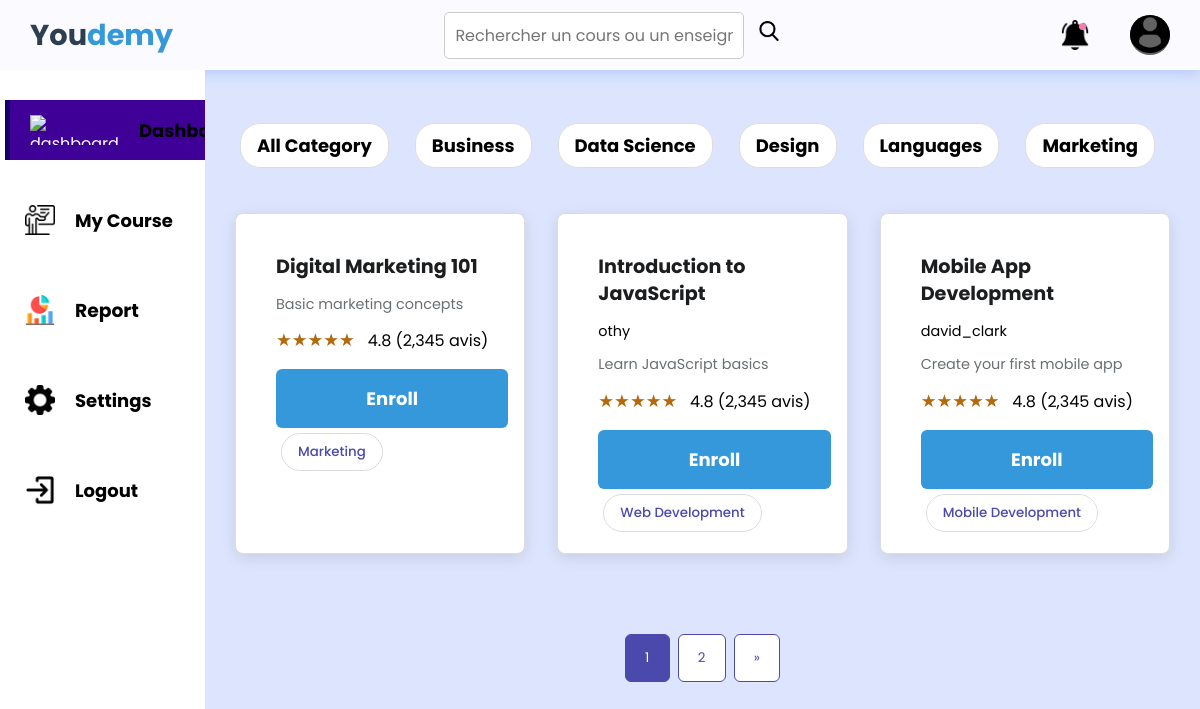
The app's page /src/Views/student/index.php (signed in) with its own data.
### tables this page shows
CREATE TABLE CATEGORY (
    id INT PRIMARY KEY AUTO_INCREMENT,
    category VARCHAR(200)
);

CREATE TABLE COURSES (
    id INT PRIMARY KEY AUTO_INCREMENT,
    title VARCHAR(200),
    description VARCHAR(200),
    content TEXT,
    category_id INT,
    user_id INT,
    FOREIGN KEY (user_id) REFERENCES USERS(id) ON DELETE CASCADE ON UPDATE CASCADE,
    FOREIGN KEY (category_id) REFERENCES CATEGORY(id) ON DELETE SET NULL ON UPDATE CASCADE
);

CREATE TABLE USERS (
    id INT PRIMARY KEY AUTO_INCREMENT,
    username VARCHAR(200),
    email VARCHAR(200) UNIQUE,
    password VARCHAR(200),
    role ENUM('Student', 'Teacher', 'Admin'),
    account_status ENUM('Not Activated', 'Activated', 'Suspended', 'Deleted')
);

### src/Views/Student/index.php (the view, shortened to what this page needs)
<?php
$db = new DatabaseConnexion();
$conn = $db->connect();
$categorys = $conn->query("SELECT * FROM CATEGORY ORDER BY category")->fetchAll(PDO::FETCH_ASSOC);
$page = isset($_GET['page']) ? (int)$_GET['page'] : 1;
$perPage = 3;
$offset = ($page - 1) * $perPage;
try {
    $stmt = $conn->prepare("
        SELECT
            c.id,
            c.title,
            c.description,
            c.content AS contenu,
            c.category_id AS category_id,
            cat.category AS category_name,
            c.user_id AS teacher,
            u.username,
            GROUP_CONCAT(t.tag SEPARATOR ', ') AS tags
        FROM
            COURSES c
        LEFT JOIN
            CATEGORY cat ON cat.id = c.category_id
        LEFT JOIN
            USERS u ON u.id = c.user_id
        LEFT JOIN
            CourseTag ct ON c.id = ct.course_id
        LEFT JOIN
            TAGS t ON ct.tag_id = t.id
        GROUP BY
            c.id, c.title, c.description, c.content, c.category_id, cat.category, c.user_id, u.username
        ORDER BY
            c.title
        LIMIT :limit OFFSET :offset
    ");
    $stmt->bindValue(':limit', $perPage, PDO::PARAM_INT);
    $stmt->bindValue(':offset', $offset, PDO::PARAM_INT);
    $stmt->execute();
    $courses = $stmt->fetchAll(PDO::FETCH_ASSOC);
    $totalCourses = $conn->query("SELECT COUNT(*) FROM COURSES")->fetchColumn();
    $totalPages = ceil($totalCourses / $perPage);
} catch (PDOException $e) {
    error_log("Database error: " . $e->getMessage());
    $courses = [];
}
$search = isset($_GET['search']) ? $_GET['search'] : '';
$category = isset($_GET['category']) ? (int)$_GET['category'] : 0;
try {
    $sql = "
        SELECT
            c.id,
            c.title,
            c.description,
            c.content AS contenu,
            c.category_id AS category_id,
            cat.category AS category_name,
            c.user_id AS teacher,
            u.username,
            GROUP_CONCAT(t.tag SEPARATOR ', ') AS tags
        FROM
            COURSES c
        LEFT JOIN
            CATEGORY cat ON cat.id = c.category_id
        LEFT JOIN
            USERS u ON u.id = c.user_id
        LEFT JOIN
            CourseTag ct ON c.id = ct.course_id
        LEFT JOIN
            TAGS t ON ct.tag_id = t.id
        WHERE
            (:search = '' OR c.title LIKE :search OR t.tag LIKE :search OR u.username LIKE :search)
            AND (:category = 0 OR c.category_id = :category)
        GROUP BY
            c.id, c.title, c.description, c.content, c.category_id, cat.category, c.user_id, u.username
        ORDER BY
            c.title
        LIMIT :limit OFFSET :offset
    ";
    $stmt = $conn->prepare($sql);
    $stmt->bindValue(':search', '%' . $search . '%', PDO::PARAM_STR);
    $stmt->bindValue(':category', $category, PDO::PARAM_INT);
    $stmt->bindValue(':limit', $perPage, PDO::PARAM_INT);
    $stmt->bindValue(':offset', $offset, PDO::PARAM_INT);
    $stmt->execute();
    $courses = $stmt->fetchAll(PDO::FETCH_ASSOC);
    $totalCoursesQuery = "
        SELECT COUNT(DISTINCT c.id)
        FROM COURSES c
        LEFT JOIN CourseTag ct ON c.id = ct.course_id
        LEFT JOIN TAGS t ON ct.tag_id = t.id
        WHERE
            (:search = '' OR c.title LIKE :search OR t.tag LIKE :search)
            AND (:category = 0 OR c.category_id = :category)
    ";
    $totalStmt = $conn->prepare($totalCoursesQuery);
    $totalStmt->bindValue(':search', '%' . $search . '%', PDO::PARAM_STR);
    $totalStmt->bindValue(':category', $category, PDO::PARAM_INT);
    $totalStmt->execute();
    $totalCourses = $totalStmt->fetchColumn();
    $totalPages = ceil($totalCourses / $perPage);
} catch (PDOException $e) {
    error_log("Database error: " . $e->getMessage());
    $courses = [];
}
?>
<!DOCTYPE html>
<html lang="fr">
<head>
    <link rel="stylesheet" href="../../../assets/styles/catalog.css">
</head>
<body>
    <header>
        <div class="logosec">
            <div class="logo">You<span>demy</span></div>
        </div>
        <div class="searchbar">
            <form method="GET" action="">
                <input type="text" name="search" placeholder="Rechercher un cours ou un enseignant" aria-label="Rechercher" value="<?php echo htmlspecialchars($search); ?>">
                <button class="searchbtn">
                    <img src="../../../assets/media/image/search.png" class="icn srchicn" alt="Icône de recherche">
                </button>
            </form>
        </div>
        <div class="message">
            <div class="circle"></div>
            <img src="../../../assets/media/image/notification.png" class="icn" alt="Notifications">
            <div class="dp">
                    <a href="./src/Views/auth/login.php"><img src="./assets/media/image/Profil.png" class="dpicn"></a>
                </div>
        </div>
    </header>
    <div class="main-container">
        <div class="navcontainer">
            <nav class="nav">
                <div class="nav-upper-options">
                    <div class="nav-option option1">
                        <img src="https://media.geeksforgeeks.org/wp-content/uploads/20221210182148/Untitled-design-(29).png"
                            class="nav-img"
                            alt="dashboard">
                        <a href="#">Dashboard</a>
                    </div>
                    <div class="nav-option option2">
                        <img src="../../../assets/media/image/teacherblack.png"
                            class="nav-img"
                            alt="institution">
                        <a href="./mycourse.php"> My Course</a>
                    </div>
                    <div class="nav-option option5">
                        <img src="../../../assets/media/image/report.png"
                            class="nav-img"
                            alt="raport">
                        <h3> Report</h3>
                    </div>
                    <div class="nav-option option6">
                        <img src="../../../assets/media/image/settings.png"
                            class="nav-img"
                            alt="settings">
                        <a href="#"> Settings</a>
                    </div>
                    <div class="nav-option logout">
                        <img src="../../../assets/media/image/login.png"
                            class="nav-img"
                            alt="logout">
                        <a href="../auth/logout.php">Logout</a>
                    </div>
                </div>
            </nav>
        </div>
        <main class="main">
        <nav class="categories" aria-label="Catégories de cours">
            <button class="category-btn">
                <a href="?category=0&search=<?= urlencode($search) ?>">All Category</a>
            </button>
            <?php if (!empty($categorys)): ?>
                <?php foreach ($categorys as $cat): ?>
                    <button class="category-btn">
                        <a href="?category=<?php echo htmlspecialchars($cat['id']); ?>&search=<?= urlencode($search) ?>">
                            <?php echo htmlspecialchars($cat['category']); ?>
                        </a>
                    </button>
                <?php endforeach; ?>
            <?php else: ?>
                <p class="no-content">No Category found</p>
            <?php endif; ?>
        </nav>
            <div class="courses-grid">
                <?php if (!empty($courses)): ?>
                    <?php foreach ($courses as $course): ?>
                        <article class="course-card">
                            <div class="course-info">
                                <h3 class="course-title">
                                    <?php echo htmlspecialchars($course['title']); ?>
                                </h3>
                                <p class="course-instructor">
                                    <?php echo htmlspecialchars($course['username']); ?>
                                </p>
                                <p class="course-description">
                                    <?php echo htmlspecialchars($course['description']); ?>
                                </p>
                                <div class="course-rating">
                                    <span class="rating-stars" aria-label="Note de 4.8 sur 5">★★★★★</span>
                                    <span>4.8 (2,345 avis)</span>
                                </div>
                                <button class="enroll-btn">
                                    <a href="./enroll.php?course_id=<?= htmlspecialchars($course['id']) ?>">Enroll</a>
                                </button>
                                <div class="course-tags">
                                    <button class="category-btn">
                                        <?php echo htmlspecialchars($course['category_name']); ?>
                                    </button>
                                </div>
                            </div>
                        </article>
                    <?php endforeach; ?>
                <?php else: ?>
                    <p class="no-content">No courses found</p>
                <?php endif; ?>
            </div>
            <nav class="pagination" aria-label="Navigation des pages">
                <?php for ($i = 1; $i <= $totalPages; $i++): ?>
                    <button class="pagination-btn <?= $i == $page ? 'active' : '' ?>" onclick="window.location.href='?page=<?= $i ?>&search=<?= urlencode($search) ?>'"><?= $i ?></button>
                <?php endfor; ?>
                <?php if ($page < $totalPages): ?>
                    <button class="pagination-btn" aria-label="Page suivante" onclick="window.location.href='?page=<?= $page + 1 ?>&search=<?= urlencode($search) ?>'">»</button>
                <?php endif; ?>
            </nav>
        </main>
    </div>
</body>
</html>

### records on screen
category: category "Business"
category: category "Data Science"
category: category "Design"
category: category "Languages"
category: category "Marketing"
courses: title "Digital Marketing 101", description "Basic marketing concepts", category.category "Marketing"
courses: title "Introduction to JavaScript", user.username "othy", description "Learn JavaScript basics", category.category "Web Development"
courses: title "Mobile App Development", user.username "david_clark", description "Create your first mobile app", category.category "Mobile Development"
